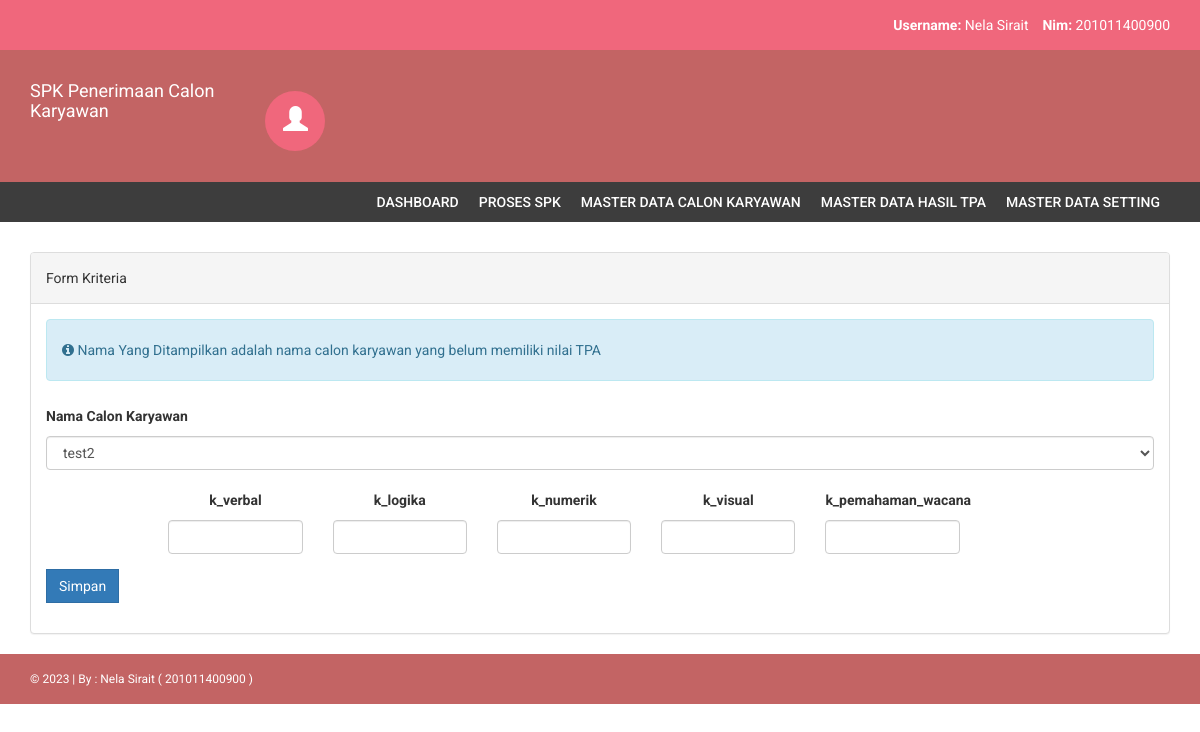
Screenshot of /input_tpa.php (signed in) with the database file from the repository.
### tables this page shows
CREATE TABLE `kriteria` (
  `id_kriteria` int(11) NOT NULL,
  `kriteria` varchar(32) DEFAULT NULL,
  `bobot` float(5,2) DEFAULT NULL,
  `type` varchar(12) DEFAULT NULL
);

### db/db_config.php (called while the page is built, shortened)
<?php
	class database extends PDO{
		protected $dsn = 'mysql:host=localhost;dbname=db_spk';
		protected $dsu = 'root';
		protected $dsp = '';
		private $cmd = '';
		function __construct(){
			try {
				$this->db = new PDO($this->dsn,$this->dsu,$this->dsp);
			} catch (PDOException $e) {
				echo $e->getMessage();
			}
		}
		function select($c,$t){
			$this->cmd = "select $c from $t";
			return $this;
		}
		function where($params){
			$this->cmd .= " where $params";
			return $this;
		}
		function get(){
			$q = $this->db->prepare($this->cmd);
			$q->execute();
			return $q->fetchAll();
		}
	}
?>

### input_tpa.php (the view, shortened to what this page needs)
<?php include 'partials/header.php';?>
<div class="content">
    <div class="container">
        <div class="row">
            <div class="col-md-12">
            <br/>
              <div class="panel panel-default">
                  <div class="panel-heading">
                    Form Kriteria
                  </div>
                  <div class="panel-body">
                      <form method="post" action="model/do_insert_tpa.php" enctype="multipart/form-data">
                          <div class="form-group">
                              <div class="alert alert-info">
                                  <i class="fa fa-info-circle"></i> Nama Yang Ditampilkan adalah nama calon karyawan yang belum memiliki nilai TPA
                              </div>
                              <label for="nama">Nama Calon Karyawan</label>
                                  <select class="form-control" name="id_calon_kr">
                                  <?php  foreach ($db->select('distinct(calon_karyawan.id_calon_kr),calon_karyawan.nama','calon_karyawan,hasil_tpa')->where('calon_karyawan.id_calon_kr not in (select id_calon_kr from hasil_tpa)')->get() as $val): ?>
                                  <option value="<?= $val['id_calon_kr']?>"><?= $val['nama'] ?></option>
                                  <?php endforeach ?>
                                  </select>
                          </div>
                          <div class="col-md-11 col-md-offset-1 text-center">
                          <?php foreach ($db->select('kriteria','kriteria')->get() as $r): ?>
                          <div class="form-group col-md-2">
                              <label><?= $r['kriteria']?></label>
                              <input type="number" name="<?= $r['kriteria']?>" class="form-control">
                          </div>
                          <?php endforeach ?>
                          </div>
                          <div class="form-group">
                              <button class="btn btn-primary">Simpan</button>
                          </div>
                      </form>
                  </div>
              </div>
            </div>
        </div>
        </div>
    </div>
<?php include 'partials/footer.php';?>

### assets/css/style.css (style rules this page uses)
body { font-family: 'Roboto', sans-serif; line-height: 30px; }
.btn { border-radius: 0px; -webkit-border-radius: 0px; -moz-border-radius: 0px; }

### rows the page displays
kriteria: kriteria "k_verbal"
kriteria: kriteria "k_logika"
kriteria: kriteria "k_numerik"
kriteria: kriteria "k_visual"
kriteria: kriteria "k_pemahaman_wacana"

### other values shown
form field id_calon_kr "test2"
